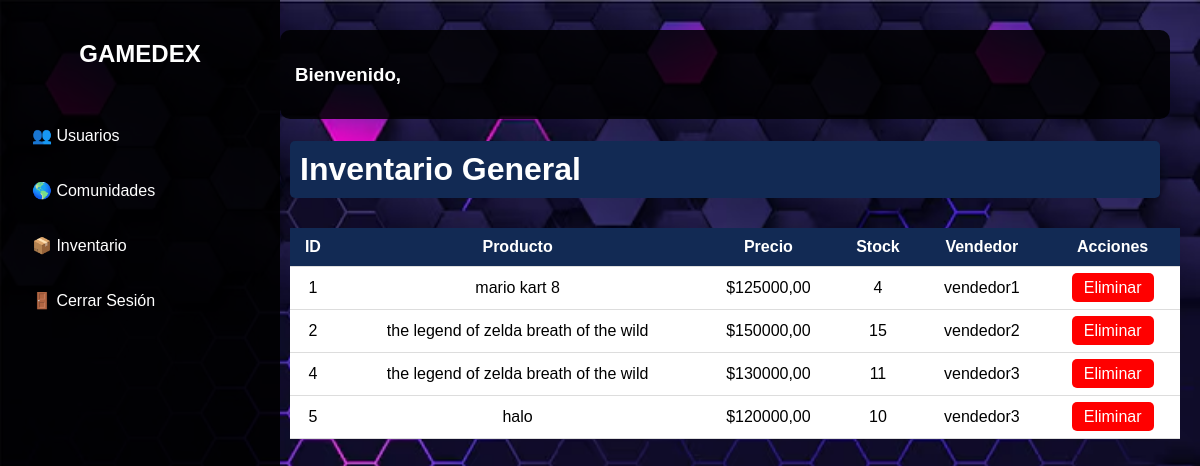
Page /inventario-admin/ on the committed database.
### GAMEDEX/models.py (models this page shows, shortened)
class Producto(models.Model):
    vendedor = models.ForeignKey(User, on_delete=models.CASCADE)
    nombre = models.CharField(max_length=100)
    descripcion = models.TextField()
    precio = models.DecimalField(max_digits=10, decimal_places=2)
    cantidad = models.PositiveIntegerField(default=1)
    dias_garantia = models.PositiveIntegerField(default=0)
    imagen = models.ImageField(upload_to="productos/", null=True, blank=True)
    publicado = models.BooleanField(default=False)
    creado = models.DateTimeField(auto_now_add=True)
    modificado = models.DateTimeField(auto_now=True)

### GAMEDEX/views.py (the view)
# urls.py: path("inventario-admin/", views.inventario_admin, name="inventario_admin"),
def inventario_admin(request):
    productos = Producto.objects.all()
    return render(request, "inventario_admin.html", {
        "productos": productos
    })

### templates/inventario_admin.html
{% extends "layouts/admin_base.html" %}
{% block content %}
<h1 style="margin-bottom:30px; margin-left:10px; margin-right:10px; color: #fff; background: #122A54; padding:10px; border-radius:5px;">Inventario General</h1>
<table style="margin:10px; width:100%; border-collapse: collapse; background:white;">
    <thead style="background: #122A54; color:white;">
        <tr>
            <th style="padding:10px;">ID</th>
            <th style="padding:10px;">Producto</th>
            <th style="padding:10px;">Precio</th>
            <th style="padding:10px;">Stock</th>
            <th style="padding:10px;">Vendedor</th>
            <th style="padding:10px;">Acciones</th>
        </tr>
    </thead>
    <tbody>
    {% for producto in productos %}
        <tr style="border-bottom:1px solid #ddd; text-align:center;">
            <td>{{ producto.id }}</td>
            <td>{{ producto.nombre }}</td>
            <td>${{ producto.precio }}</td>
            <td>{{ producto.cantidad }}</td>
            <td>{{ producto.vendedor.username }}</td>
            <td>
                <a href="{% url 'eliminar_producto_admin' producto.id %}"
                style="background:red; color:white; padding:6px 12px; text-decoration:none; border-radius:5px;">
                Eliminar
                </a>
            </td>
        </tr>
    {% endfor %}
    </tbody>
</table>
{% endblock %}

### static/css/admin.css (style rules this page uses)
body { margin: 0; font-family: Arial, sans-serif; background-image: url('../imagenes/fondo-admin.avif'); background-size: cover; background-position: center; background-attachment: fixed; }
table { width: 100%; border-collapse: collapse; margin-top: 20px; }
thead { background-color: #222; color: rgb(255, 255, 255); }
th, td { padding: 12px; text-align: center; border-bottom: 1px solid #ddd; }

### rows in the picture
Producto: id "1", nombre "mario kart 8", precio "125000,00", cantidad "4", vendedor.username "vendedor1"
Producto: id "2", nombre "the legend of zelda breath of the wild", precio "150000,00", cantidad "15", vendedor.username "vendedor2"
Producto: id "4", nombre "the legend of zelda breath of the wild", precio "130000,00", cantidad "11", vendedor.username "vendedor3"
Producto: id "5", nombre "halo", precio "120000,00", cantidad "10", vendedor.username "vendedor3"
